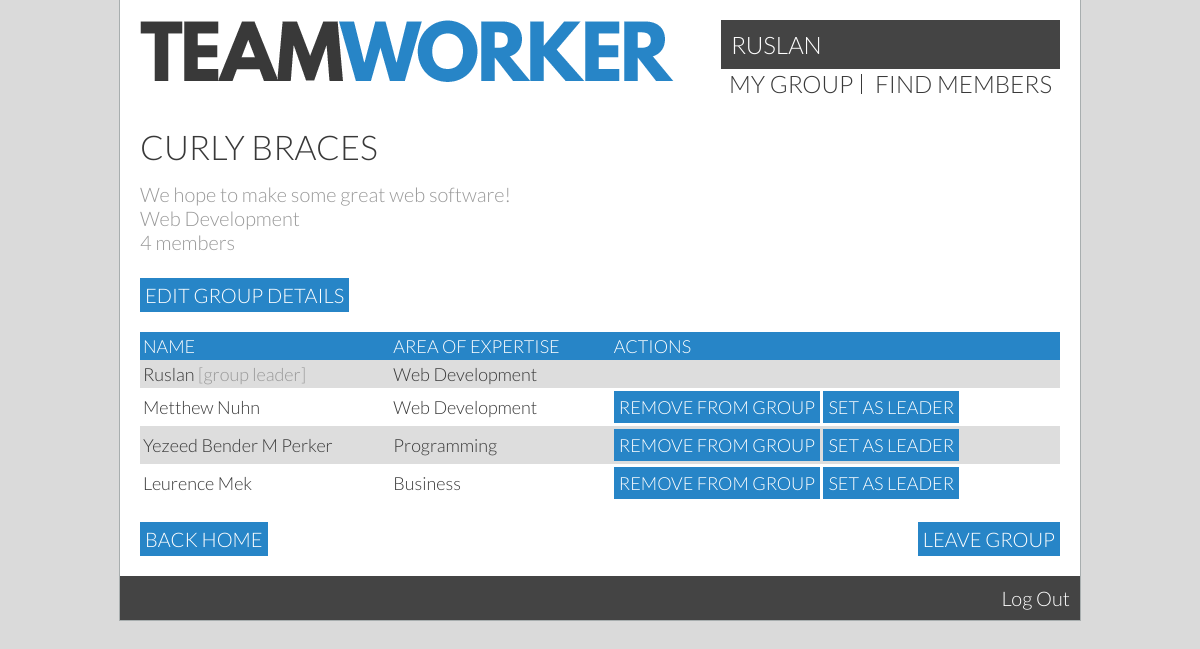
Screenshot of /?page=group (signed in) with the database file from the repository.
### tables this page shows
CREATE TABLE `users` (
  `id` int(11) unsigned NOT NULL AUTO_INCREMENT,
  `permissions` int(11) NOT NULL DEFAULT '1',
  `currentGroup` int(11) DEFAULT '0',
  `groupLeader` tinyint(1) DEFAULT NULL,
  `name` varchar(40) DEFAULT NULL,
  `displayName` varchar(30) DEFAULT NULL,
  `email` varchar(40) DEFAULT NULL,
  `password` char(64) DEFAULT NULL,
  `dob` date DEFAULT NULL,
  `mainArea` varchar(30) DEFAULT NULL,
  `skills` text,
  `gpa` double DEFAULT NULL,
  `goal` double DEFAULT NULL,
  `bio` varchar(300) DEFAULT NULL,
  `studentID` varchar(255) DEFAULT NULL,
  PRIMARY KEY (`id`),
  UNIQUE KEY `email` (`email`),
  UNIQUE KEY `studentID` (`studentID`)
);

CREATE TABLE `groups` (
  `id` int(11) unsigned NOT NULL AUTO_INCREMENT,
  `name` varchar(40) NOT NULL DEFAULT '',
  `description` mediumtext,
  `projectType` varchar(30) DEFAULT NULL,
  PRIMARY KEY (`id`),
  UNIQUE KEY `name` (`name`)
);

### userHandler.php (called while the page is built, shortened)
<?php
if(isset($_SESSION['id'])) {
  $sessionId = $_SESSION['id'];
  $query = ('SELECT * FROM users WHERE id = :id');
  $statement = $db -> prepare($query);
  $statement -> bindValue(':id', $sessionId);
  if (!$statement -> execute()) { print_r($statement->errorInfo()); }
  $result = $statement -> fetch(PDO::FETCH_ASSOC);
  $realName = $result['name'];
  if($result['displayName'] == "") {
    $userName = $realName;
  } else {
    $userName = $result['displayName'];
  }
  $group = $result['currentGroup'];
  $groupLeader = $result['groupLeader'];
}
?>

### groupHandler.php (the view, shortened to what this page needs)
<?php
function getGroup($db, $group) {
$query = ('SELECT * FROM users WHERE currentGroup = :myGroup');
$statement = $db -> prepare($query);
$statement -> bindValue(':myGroup', $group);
if (!$statement -> execute()) {
    print_r($statement->errorInfo());
}
$result = $statement -> fetchAll(PDO::FETCH_ASSOC);
return $result;
}
function getGroupName($groupId, $db) {
  $query = ('SELECT name FROM groups WHERE id = :groupId');
  $statement = $db -> prepare($query);
  $statement -> bindValue(':groupId', $groupId);
  if (!$statement -> execute()) { print_r($stm->errorInfo());}
  $result = $statement -> fetch(PDO::FETCH_ASSOC);
  return $result['name'];
}
function getGroupDescription($groupId, $db) {
  $query = ('SELECT description FROM groups WHERE id = :groupId');
  $statement = $db -> prepare($query);
  $statement -> bindValue(':groupId', $groupId);
  if (!$statement -> execute()) { print_r($stm->errorInfo());}
  $result = $statement -> fetch(PDO::FETCH_ASSOC);
  return $result['description'];
}
function getGroupType($groupId, $db) {
  $query = ('SELECT projectType FROM groups WHERE id = :groupId');
  $statement = $db -> prepare($query);
  $statement -> bindValue(':groupId', $groupId);
  if (!$statement -> execute()) { print_r($stm->errorInfo());}
  $result = $statement -> fetch(PDO::FETCH_ASSOC);
  return $result['projectType'];
}
function renderGroupList($db, $group, $groupLeader) { ?>
      <table>
        <tr>    <th>Name</th>   <th>Area of Expertise</th>  <th>Actions</th>    </tr>
        <?php
          foreach (getGroup($db, $group) as $a) {
        ?>
          <tr>
            <td>
              <a href="/?page=viewProfile&amp;id=<?=$a['id']?>">
              <?php
                if($a['displayName'] == "") {
                    echo $a['name'];
                  } else {
                    echo $a['displayName'];
                  }
                  if($a['groupLeader'] == 1) {
                    echo ' <span class="subtitle">[group leader]</span>';
                  }
              ?>
              </a>
            </td>
            <td><?=$a['mainArea']?></td>
            <td>
            <?php if($a['id'] != $_SESSION['id'] && $groupLeader == true) {  ?>
              <a class="button" href="/?page=group&amp;action=remove&amp;user=<?=$a['id']?>" onclick="return confirm('Remove <?=$a['name']?>?')")>Remove from group</a>
              <a class="button" href="/?page=group&amp;action=setLeader&amp;user=<?=$a['id']?>" onclick="return confirm('Set <?=$a['name']?> as leader? This will remove you as leader.')")>Set as leader</a>
            <?php }  ?></td>
          </tr>
        <?php  }  ?>
      </table>
<?php } ?>

### list.php (shortened to what this page needs)
<body>
  <main>
    <?php include "header.inc"; ?>
    <div class="content">
      <?php
      if ($group == 0) {
        echo "<h2>You're not in a group yet!</h2>";
      } else {
        $myGroup = getGroup($db, $group);
      ?>
      <h1><?php echo getGroupName($group, $db);?></h1>
      <h2 class="subtitle">
      <?php echo getGroupDescription($group, $db)."<br>".getGroupType($group, $db)."<br>".sizeof($myGroup) ?> members</h2>
      <br>
      <?php if($groupLeader == 1) { ?><a class="button" href="?page=editGroup">Edit Group Details</a><?php } ?>
      <?php renderGroupList($db, $group, $groupLeader); ?>
      <?php if($groupLeader == 1) { ?>
        <a class="button right" href="#" onclick="alert('Group leader cant leave the group - set someone else as leader first.');">Leave Group</a>
      <?php } else { ?>
        <a class="button right" href="/?page=group&amp;action=remove&amp;user=<?=$userId?>" onclick="return confirm('Leave <?php echo getGroupName($group, $db); ?>?')">Leave Group</a>
      <?php } ?>
      <a class="button left" href="/">Back Home</a>
      <?php } ?>
    </div>
    <?php include 'footer.php' ?>
  </main>
</body>
</html>

### header.inc (shortened to what this page needs)
<header>
    <a href="/" id="logo"><img src="_resources/teamworker.png"></a>
    <nav>
      <div class="topNavProfile">
        <a href='/?page=profile'><?=$userName?></a>
      </div>
      <ul>
        <?php if($group != 0) { ?>
          <li><a href="/?page=group">my group</a></li>
          <li><a href="/?page=userSearch">find members</a></li>
        <?php } ?>
      </ul>
    </nav>
</header>

### style.css (style rules this page uses)
body { margin: 0; padding:0; font-family: 'Lato', sans-serif; font-weight: 300; font-size:20px; }
main { width:960px; height:auto; margin:0 auto; }
.content { margin: 20px; overflow: auto; }
h1 { font-weight:300; font-size:1.7em; text-transform:uppercase; margin: 15px 0; }
.content h1:first-child { margin-top:0; }
h2 { font-weight:300; font-size:1.3em; text-transform:uppercase; margin:15px 0; }
.subtitle { color: #999; font-size: 1em; text-transform: none; margin: 0; }
a { text-decoration:none; color:inherit; transition: opacity 0.3s ease; }
.button { display: inline-block; padding: 5px; text-transform: uppercase; color: #fff; background-color: #2785c7; }
.left { float: left; }
.right { float: right; }
header { padding:20px; }
#logo { display:inline-block; }
nav { font-size:1.2em; text-transform: uppercase; display:inline-block; float:right; }
nav ul { list-style:none; padding:0; margin:0; }
nav li { display:inline-block; border-right:1px solid #393939; padding:0 8px; line-height:20px; }
nav ul li:last-child { border-right:none; }
.topNavProfile { background: #444; padding: 10px; }
.topNavProfile a { color: #fff; }
table { width:100%; box-sizing:border-box; font-size:0; border-spacing:0; margin:20px 0; }
th { text-transform:uppercase; font-weight: 300; }
td, th { font-size:18px; padding:3px; margin:0; text-align:left; min-height:1em; }

### colour.css (style rules this page uses)
body, .grain { background-color:#dadada; background-image:url(_resources/15p-grey.jpg); }
main { background-color:white; }
.accent, ul.filters li, form#login input[type="submit"], th, .progress, .blue-square, .status .online .icon { background-color:#2785c7; }
tr:nth-child(even) { background-color:#ddd; }
body, main { color:#393939; }
ul.filters li, form#login input[type="submit"], th, .glance, .status .icon { color:white; }
main { border: 1px solid #a8aeaf; border-top:none; }

### rows the page displays
users: displayName "RUSLAN", currentGroup.name "CURLY BRACES", currentGroup.description "We hope to make some great web software!", currentGroup.projectType "Web Development", displayName "Ruslan", groupLeader "[group leader]", mainArea "Web Development"
users: name "Metthew Nuhn", mainArea "Web Development"
users: name "Yezeed Bender M Perker", mainArea "Programming"
users: name "Leurence Mek", mainArea "Business"

### other values shown
sizeof($myGroup) "4"
